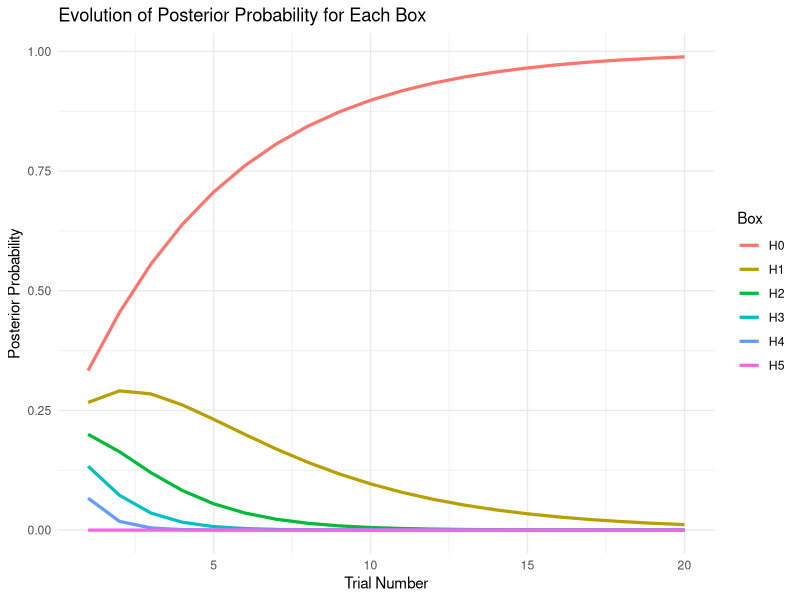

R code for this plot:
set.seed(42)  

black_counts <- c(5, 4, 3, 2, 1, 0)
total_balls <- 5
box_labels <- paste0("H", 0:5)

true_box <- sample(1:6, 1) 
cat("The true box is:", box_labels[true_box], "(hidden from model)\n\n")

# Prior probabilities (uniform)
priors <- rep(1/6, 6)

belief_history <- matrix(NA, nrow = 0, ncol = 6)
colnames(belief_history) <- box_labels

observations <- c()

# trials
num_trials <- 20
for (trial in 1:num_trials) {
  num_black <- black_counts[true_box]
  ball <- sample(c("black", "white"), size = 1, prob = c(num_black, total_balls - num_black) / total_balls)
  observations <- c(observations, ball)
  
  # Bayesian update
  likelihoods <- sapply(black_counts, function(b) {
    prob_black <- b / total_balls
    prod(ifelse(observations == "black", prob_black, 1 - prob_black))
  })
  
  # Bayes: posterior ∝ prior × likelihood
  unnorm_posteriors <- priors * likelihoods
  posteriors <- unnorm_posteriors / sum(unnorm_posteriors)

  cat(sprintf("Trial %d - Drew a %s ball\n", trial, ball))
  cat("Posterior probabilities:\n")
  for (i in 1:6) {
    cat(sprintf("%s: %.4f  ", box_labels[i], posteriors[i]))
  }
  cat("\n\n")
  most_likely <- which.max(posteriors)
  cat("Most likely box after Trial", trial, ":", box_labels[most_likely], "\n\n")

  belief_history <- rbind(belief_history, posteriors)
}

library(ggplot2)
library(reshape2)

belief_df <- as.data.frame(belief_history)
belief_df$Trial <- 1:nrow(belief_df)
belief_long <- melt(belief_df, id.vars = "Trial", variable.name = "Box", value.name = "Probability")

ggplot(belief_long, aes(x = Trial, y = Probability, color = Box)) +
  geom_line(size = 1.1) +
  labs(
    title = "Evolution of Posterior Probability for Each Box",
    x = "Trial Number",
    y = "Posterior Probability"
  ) +
  theme_minimal()
